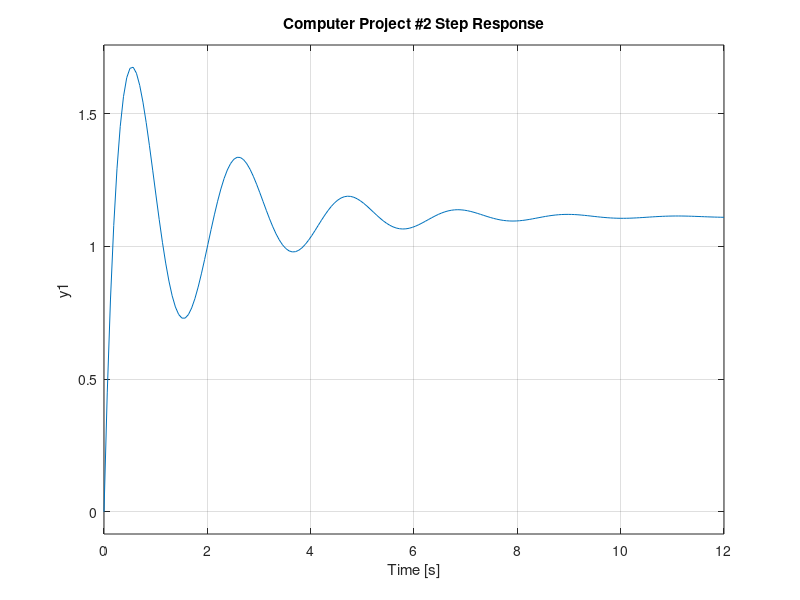

This chart was generated by the following MATLAB code:
%% Sanjidah Wahid: Section P
%% Computer Project #2

sys=tf([8,18,50],[1,6,14,45]);
step(sys,12);
grid on;
title('Computer Project #2 Step Response')

